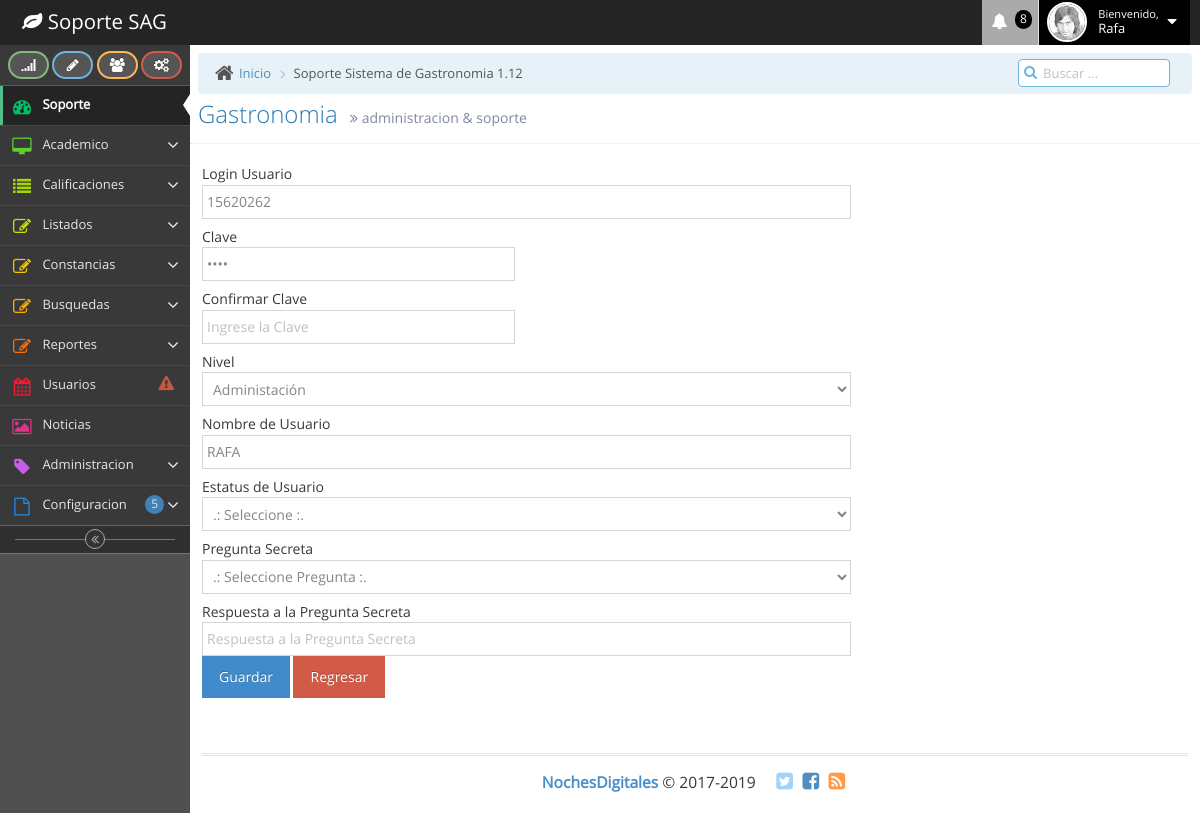
Page /edicionusuarios.php?i=15620262 on the committed database.
### tables this page shows
CREATE TABLE `usuarios` (
  `login_usuario` varchar(100) NOT NULL,
  `clave_usuario` varchar(100) DEFAULT NULL,
  `nivel_usuario` varchar(15) DEFAULT NULL,
  `nombre_usuario` varchar(100) NOT NULL,
  `confirma_clave_usuario` varchar(100) NOT NULL,
  `estado_usuario` varchar(100) NOT NULL,
  `pregunta_usuario` varchar(255) NOT NULL,
  `respuesta_usuario` varchar(255) NOT NULL
);

### edicionusuarios.php (the view, shortened to what this page needs)
<?php
	$g = $_GET["g"];
	$p = $_GET['i'];
	if($g == "1") {
		$login_usuario = $_POST['login_usuario'];
		$clave_usuario = $_POST['clave_usuario'];
		$confirma_clave_usuario = $_POST['confirma_clave_usuario'];
		$nivel_usuario = $_POST['nivel_usuario'];
		$nombre_usuario = $_POST['nombre_usuario'];
		$estado_usuario = $_POST['estado_usuario'];
		$pregunta_usuario = $_POST['pregunta_usuario'];
		$respuesta_usuario = $_POST['respuesta_usuario'];
		 $sql = "insert into usuarios (login_usuario, clave_usuario, nivel_usuario, nombre_usuario, estado_usuario, confirma_clave_usuario, pregunta_usuario, respuesta_usuario) values ('$login_usuario', '$clave_usuario', '$nivel_usuario', '$nombre_usuario', '$estado_usuario', '$confirma_clave_usuario', '$pregunta_usuario', '$respuesta_usuario')";
		if($p != "") {
			$sql = "update usuarios set login_usuario='$login_usuario', clave_usuario='$clave_usuario', nivel_usuario='$nivel_usuario', nombre_usuario='$nombre_usuario', estado_usuario='$estado_usuario', confirma_clave_usuario='$confirma_clave_usuario', pregunta_usuario='$pregunta_usuario', respuesta_usuario='$respuesta_usuario'  where login_usuario='$login_usuario'";
		}
		else {
			echo $sql;
		}
		if(mysql_query($sql)) {
			echo "<script language='javascript'>window.location='listausuarios.php'</script>;";
		}
		else {
		echo $sql;
		}
	}
	else {
		if($p != "") {
			$consulta = "SELECT * FROM usuarios WHERE login_usuario='$p'";
			$resultado = mysql_query($consulta) or die(mysql_error());
			if ($registro = mysql_fetch_array($resultado)) {
				$login_usuario = $registro["login_usuario"];
				$clave_usuario = $registro["clave_usuario"];
				$nivel_usuario = $registro["nivel_usuario"];
				$nombre_usuario = $registro["nombre_usuario"];
				$confirma_clave_usuario = $registro["confirma_clave_usuario"];
				$estado_usuario = $registro["estado_usuario"];
				$pregunta_usuario = $registro["pregunta_usuario"];
				$respuesta_usuario = $registro["respuesta_usuario"];
							}
		}
	}
?>
<!DOCTYPE html>
<html lang="en">
	<head>
		<link rel="stylesheet" href="assets/css/bootstrap.min.css" />
		<link rel="stylesheet" href="assets/font-awesome/4.5.0/css/font-awesome.min.css" />
		<link rel="stylesheet" href="assets/css/ace.min.css" class="ace-main-stylesheet" id="main-ace-style" />
		<link rel="stylesheet" href="assets/css/ace-skins.min.css" />
		<link rel="stylesheet" href="assets/css/ace-rtl.min.css" />
	</head>
	<body class="skin-2">
		<div id="navbar" class="navbar navbar-default          ace-save-state">
			<div class="navbar-container ace-save-state" id="navbar-container">
				<div class="navbar-header pull-left">
					<a href="index.html" class="navbar-brand">
						<small>
							<i class="fa fa-leaf"></i>
							Soporte SAG
						</small>
					</a>
				</div>
				<div class="navbar-buttons navbar-header pull-right" role="navigation">
					<ul class="nav ace-nav">
					  <li class="purple dropdown-modal">
							<a data-toggle="dropdown" class="dropdown-toggle" href="#">
								<i class="ace-icon fa fa-bell icon-animated-bell"></i>
								<span class="badge badge-important">8</span>
							</a>
					  </li>
						<li class="light-blue dropdown-modal">
							<a data-toggle="dropdown" href="#" class="dropdown-toggle">
								<img class="nav-user-photo" src="assets/images/avatars/user.jpg" alt="Jason's Photo" />
								<span class="user-info">
									<small>Bienvenido,</small>
									Rafa
								</span>
								<i class="ace-icon fa fa-caret-down"></i>
							</a>
					  </li>
				  </ul>
				</div>
			</div>
		</div>
		<div class="main-container ace-save-state" id="main-container">
			<div id="sidebar" class="sidebar                  responsive                    ace-save-state">
				<div class="sidebar-shortcuts" id="sidebar-shortcuts">
					<div class="sidebar-shortcuts-large" id="sidebar-shortcuts-large">
						<button class="btn btn-success">
							<i class="ace-icon fa fa-signal"></i>
						</button>
						<button class="btn btn-info">
							<i class="ace-icon fa fa-pencil"></i>
						</button>
						<button class="btn btn-warning">
							<i class="ace-icon fa fa-users"></i>
						</button>
						<button class="btn btn-danger">
							<i class="ace-icon fa fa-cogs"></i>
						</button>
					</div>
				</div>
				<ul class="nav nav-list">
					<li class="active">
						<a href="index.html">
							<i class="menu-icon fa fa-tachometer"></i>
							<span class="menu-text"> Soporte </span>
						</a>
					</li>
					<li class="">
						<a href="#" class="dropdown-toggle">
							<i class="menu-icon fa fa-desktop"></i>
							<span class="menu-text">
								Academico
							</span>
							<b class="arrow fa fa-angle-down"></b>
						</a>
					</li>
					<li class="">
						<a href="#" class="dropdown-toggle">
							<i class="menu-icon fa fa-list"></i>
							<span class="menu-text"> Calificaciones </span>
							<b class="arrow fa fa-angle-down"></b>
						</a>
					</li>
					<li class="">
						<a href="#" class="dropdown-toggle">
							<i class="menu-icon fa fa-pencil-square-o"></i>
							<span class="menu-text"> Listados </span>
							<b class="arrow fa fa-angle-down"></b>
						</a>
					</li>
<li class="">
						<a href="#" class="dropdown-toggle">
							<i class="menu-icon fa fa-pencil-square-o"></i>
									<span class="menu-text"> Constancias </span>
							<b class="arrow fa fa-angle-down"></b>
						</a>
					</li>
                    <li class="">
						<a href="#" class="dropdown-toggle">
							<i class="menu-icon fa fa-pencil-square-o"></i>
									<span class="menu-text"> Busquedas </span>
							<b class="arrow fa fa-angle-down"></b>
						</a>
					</li>
                    <li class="">
						<a href="#" class="dropdown-toggle">
							<i class="menu-icon fa fa-pencil-square-o"></i>
									<span class="menu-text"> Reportes </span>
							<b class="arrow fa fa-angle-down"></b>
						</a>
					</li>
				  <li class="">
						<a href="calendar.html">
							<i class="menu-icon fa fa-calendar"></i>
							<span class="menu-text">
								Usuarios
							<span class="badge badge-transparent tooltip-error" title="2 Important Events">
									<i class="ace-icon fa fa-exclamation-triangle red bigger-130"></i>
								</span>
							</span>
						</a>
					</li>
					<li class="">
						<a href="gallery.html">
							<i class="menu-icon fa fa-picture-o"></i>
							<span class="menu-text"> Noticias </span>
						</a>
					</li>
					<li class="">
						<a href="#" class="dropdown-toggle">
							<i class="menu-icon fa fa-tag"></i>
							<span class="menu-text"> Administracion </span>
							<b class="arrow fa fa-angle-down"></b>
						</a>
					</li>
					<li class="">
						<a href="#" class="dropdown-toggle">
							<i class="menu-icon fa fa-file-o"></i>
							<span class="menu-text">
								Configuracion
							<span class="badge badge-primary">5</span>
							</span>
							<b class="arrow fa fa-angle-down"></b>
						</a>
					</li>
				</ul>
				<div class="sidebar-toggle sidebar-collapse" id="sidebar-collapse">
					<i id="sidebar-toggle-icon" class="ace-icon fa fa-angle-double-left ace-save-state" data-icon1="ace-icon fa fa-angle-double-left" data-icon2="ace-icon fa fa-angle-double-right"></i>
				</div>
			</div>
			<div class="main-content">
				<div class="main-content-inner">
				  <div class="breadcrumbs ace-save-state" id="breadcrumbs">
						<ul class="breadcrumb">
							<li>
								<i class="ace-icon fa fa-home home-icon"></i>
								<a href="#">Inicio</a>
							</li>
							<li class="active">Soporte Sistema de Gastronomia 1.12</li>
						</ul>
						<div class="nav-search" id="nav-search">
							<form class="form-search">
								<span class="input-icon">
									<input type="text" placeholder="Buscar ..." class="nav-search-input" id="nav-search-input" autocomplete="off" />
									<i class="ace-icon fa fa-search nav-search-icon"></i>
								</span>
							</form>
						</div>
					</div>
						<div class="page-header">
							<h1>
								Gastronomia
								<small>
									<i class="ace-icon fa fa-angle-double-right"></i>
									administracion &amp; soporte
								</small>
						  </h1>
				  </div>
						<div class="row">
							<div class="col-xs-12">
								<div class="col-xs-12">
 <section id="main-content">
          <section class="wrapper">
          	<div class="row mt">
          		<div class="col-lg-12">
                  <div class="form-panel">
								<div class="module-body table">
									<form class="form-horizontal row-fluid" action="edicionusuarios.php?i=<?php echo $p ?>&g=1" method="post">
									<div class="row">
										<div class="col-md-12">
											<label class="control-label" for="basicinput">
											Login Usuario</label>
										</div>
										<div class="col-md-8">
												<input type="text" id="basicinput" name="login_usuario"  placeholder="Ingrese Usuario" class="form-control round-form" onKeyPress="Nombres()" value="<?php echo $login_usuario; ?>" >
										</div>
										<div class="col-md-4">
										</div>
									</div>
									<div class="row">
										<div class="col-md-12">
											<label class="control-label" for="basicinput">
											Clave</label>
										</div>
										<div class="col-md-4">
												<input type="password" id="basicinput" name="clave_usuario"  placeholder="Ingrese la Clave" class="form-control round-form" onKeyPress="Nombres()" value="<?php echo $clave_usuario; ?>">
										</div>
										<div class="col-md-8">
										</div>
									</div>
									<div class="row">
										<div class="col-md-12">
											<label class="control-label" for="basicinput">
											Confirmar Clave</label>
										</div>
										<div class="col-md-4">
												<input type="password" id="basicinput" name="confirma_clave_usuario"  placeholder="Ingrese la Clave" class="form-control round-form" onKeyPress="Nombres()" value="<?php echo $confirma_clave_usuario; ?>">
										</div>
										<div class="col-md-8">
										</div>
									</div>
									<div class="row">
										<div class="col-md-12">
											<label class="control-label" for="basicinput">
											Nivel</label>
										</div>
										<div class="col-md-8">
                                            <select name="nivel_usuario" id="select" class="form-control round-form" >
                                                <option value="A" <?PHP if($nivel_usuario=='A'){ echo 'selected="selected"'; } ?> >Administación</option>
                                            </select>
										</div>
										<div class="col-md-4">
										</div>
									</div>
									<div class="row">
										<div class="col-md-12">
											<label class="control-label" for="basicinput">
											Nombre de Usuario</label>
										</div>
										<div class="col-md-8">
												<input type="text" id="basicinput" name="nombre_usuario"  placeholder="Ingrese el Nombre" class="form-control round-form" onKeyPress="Nombres()" value="<?php echo $nombre_usuario; ?>">
										</div>
										<div class="col-md-4">
										</div>
									</div>
									<div class="row">
										<div class="col-md-12">
											<label class="control-label" for="basicinput">
											Estatus de Usuario</label>
										</div>
										<div class="col-md-8">
                                            <select name="estado_usuario" id="select" class="form-control round-form" >
                                                <option value="S" <?PHP if($estado_usuario=='S'){ echo 'selected="selected"'; } ?> >.: Seleccione :.</option>
                                            </select>
										</div>
										<div class="col-md-4">
										</div>
									</div>
									<div class="row">
										<div class="col-md-12">
											<label class="control-label" for="basicinput">
											Pregunta Secreta</label>
										</div>
										<div class="col-md-8">
                                            <select name="pregunta_usuario" id="select" class="form-control round-form" >
                                                <option value="S" <?PHP if($pregunta_usuario=='S'){ echo 'selected="selected"'; } ?> >.: Seleccione Pregunta :.</option>
                                            </select>
										</div>
										<div class="col-md-4">
										</div>
									</div>
									<div class="row">
										<div class="col-md-12">
											<label class="control-label" for="basicinput">
											Respuesta a la Pregunta Secreta</label>
										</div>
										<div class="col-md-8">
												<input type="text" id="basicinput" name="respuesta_usuario"  placeholder="Respuesta a la Pregunta Secreta" class="form-control round-form" onKeyPress="Nombres()" value="<?php echo $respuesta_usuario; ?>">
										</div>
										<div class="col-md-4">
										</div>
									</div>
									<div class="row">
										<div class="col-md-12">
											<button type="submit" name="boton" value="Guardar" class="btn btn-primary">
												Guardar</button>
												<a href="listausuarios.php" class="btn btn-danger">Regresar</a>
										</div>
									</div>
									</form>
								</div>
							</div>
						<br/>
          		</div>
          	</div>
		</section>
			<div class="footer">
				<div class="footer-inner">
					<div class="footer-content">
						<span class="bigger-120">
							<span class="blue bolder">NochesDigitales</span>
							 &copy; 2017-2019
						</span>
						<span class="action-buttons">
							<a href="#">
								<i class="ace-icon fa fa-twitter-square light-blue bigger-150"></i>
							</a>
							<a href="#">
								<i class="ace-icon fa fa-facebook-square text-primary bigger-150"></i>
							</a>
							<a href="#">
								<i class="ace-icon fa fa-rss-square orange bigger-150"></i>
							</a>
						</span>
					</div>
				</div>
			</div>
		</div>
	</body>
</html>

### rows in the picture
usuarios: login_usuario "15620262", nivel_usuario "Administación", nombre_usuario "RAFA"
